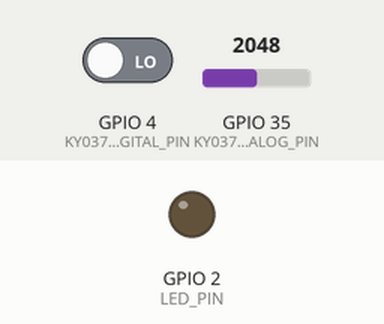
This sketch was run on a simulated ESP32. Shown: output pins drawn as LEDs (lit = HIGH). Dashed ring = blinking. Inputs (shaded band) come from the test bench; at power-on: GPIO 4 (KY037_DIGITAL_PIN) LOW, GPIO 35 (KY037_ANALOG_PIN) = 2048. What the sketch prints to the serial monitor is not drawn.

Above: at 1.2 s.
1.3 s: GPIO 4 (KY037_DIGITAL_PIN) driven HIGH
At 1.55 s:
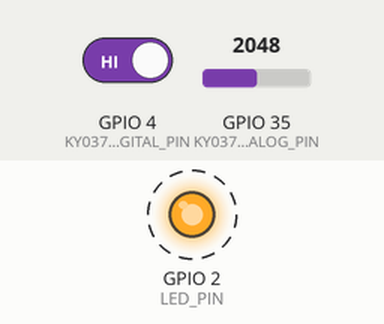
4.3 s: GPIO 4 (KY037_DIGITAL_PIN) driven LOW
At 4.3 s:
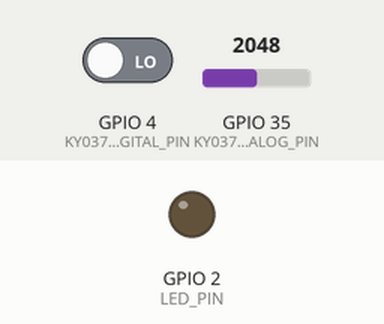
Timing chart, 0 to 7.3 s (numbered marks = the images above; inputs shaded):
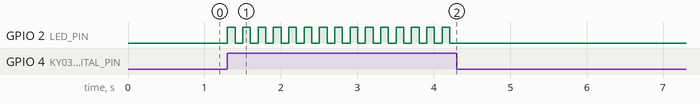

Measured:
- after the input at 1.3 s, GPIO 2 (LED_PIN): alternates HIGH for 0.10 s and LOW for 0.10 s, starting at once
- after the input at 4.3 s, GPIO 2 (LED_PIN): stops changing and stays LOW

The sketch:

ESP32_KY-037_LED.ino
```cpp
#define KY037_ANALOG_PIN 35   // Analog pin for KY-037 sensor
#define KY037_DIGITAL_PIN 4   // Digital pin for KY-037 sensor output
#define LED_PIN 2             // Digital pins for LED on ESP32

int knockCount = 0;    // Number of knock

void setup() {
  pinMode(KY037_ANALOG_PIN, INPUT);
  pinMode(KY037_DIGITAL_PIN, INPUT); // Set digital pin KY-037 as input
  pinMode(LED_PIN, OUTPUT);
  Serial.begin(115200);
}

void loop() {
  int sensorValue = analogRead(KY037_ANALOG_PIN);
  Serial.println(sensorValue);

  // Detect the sound of hand clapping using the digital output of the KY-037
  if (digitalRead(KY037_DIGITAL_PIN) == HIGH) {
    knockCount++;
    Serial.print("Tepukan Tangan ke-");
    Serial.println(knockCount);

    if (knockCount == 1) {
      // Clap 1x, turn on the LED on the ESP32
      digitalWrite(LED_PIN, HIGH);
    } else if (knockCount == 2) {
      // Clap 2x, turn off the LED on the ESP32
      digitalWrite(LED_PIN, LOW);
      knockCount = 0; // Reset knockCount after 2 claps
    }

    // Wait a moment to avoid double detection
    delay(100);
  }
}
```
